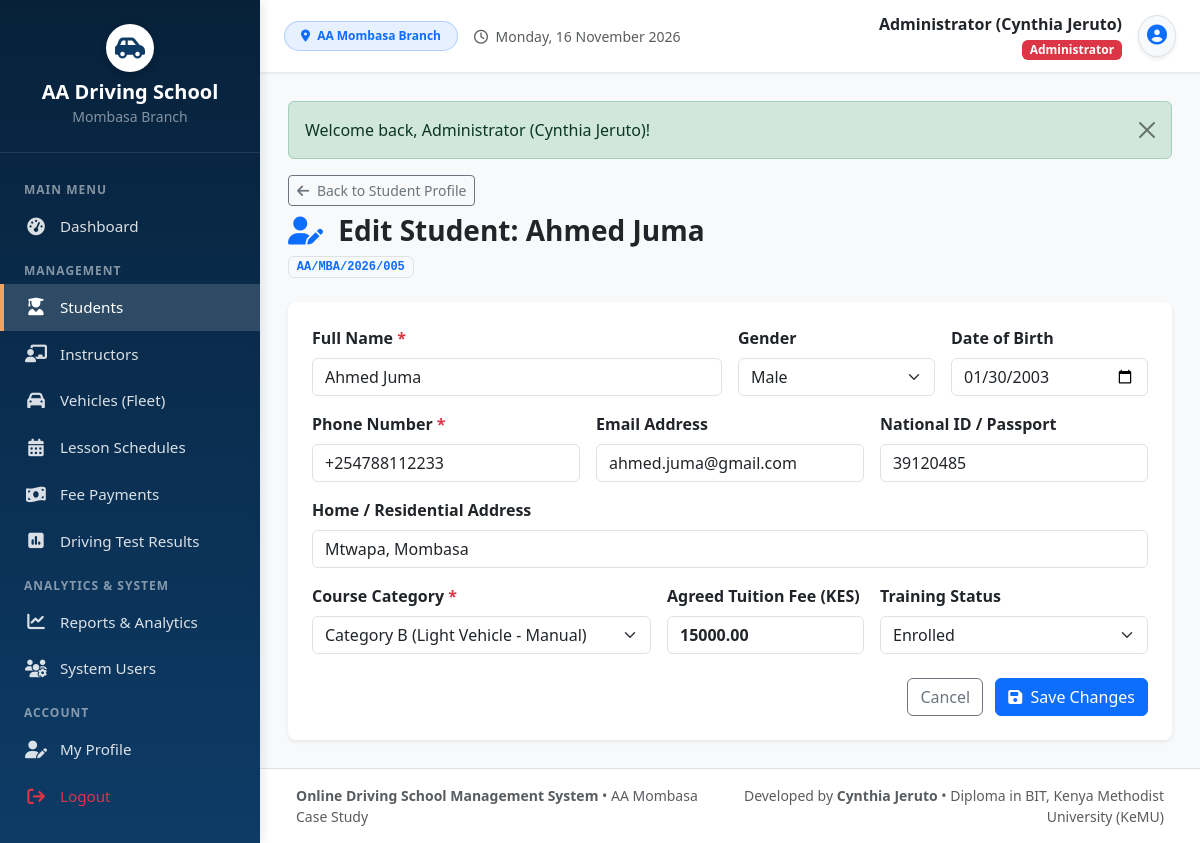
/student_edit.php?id=5 (signed in), run on the app's committed database.
### tables this page shows
CREATE TABLE `students` (
  `student_id` INT(11) NOT NULL AUTO_INCREMENT,
  `user_id` INT(11) DEFAULT NULL,
  `student_reg_no` VARCHAR(30) NOT NULL UNIQUE,
  `full_name` VARCHAR(100) NOT NULL,
  `gender` ENUM('Male', 'Female', 'Other') NOT NULL,
  `date_of_birth` DATE DEFAULT NULL,
  `phone` VARCHAR(20) NOT NULL,
  `email` VARCHAR(100) DEFAULT NULL,
  `national_id` VARCHAR(30) DEFAULT NULL,
  `address` VARCHAR(255) DEFAULT 'Mombasa',
  `course_category` VARCHAR(100) NOT NULL DEFAULT 'Category B (Light Vehicle - Manual)',
  `course_fee` DECIMAL(10,2) NOT NULL DEFAULT 15000.00,
  `registration_date` DATE NOT NULL,
  `status` ENUM('Enrolled', 'In Training', 'Test Ready', 'Completed', 'Dropped') NOT NULL DEFAULT 'Enrolled',
  `created_at` TIMESTAMP NOT NULL DEFAULT CURRENT_TIMESTAMP,
  PRIMARY KEY (`student_id`),
  KEY `fk_student_user` (`user_id`),
  CONSTRAINT `fk_student_user` FOREIGN KEY (`user_id`) REFERENCES `users` (`user_id`) ON DELETE SET NULL
);

### student_edit.php (the view, shortened to what this page needs)
<?php
require_once __DIR__ . '/includes/header.php';
$studentId = (int)($_GET['id'] ?? 0);
$stmt = $pdo->prepare("SELECT * FROM students WHERE student_id = ?");
$stmt->execute([$studentId]);
$student = $stmt->fetch();
?>
<div class="mb-4">
    <a href="student_view.php?id=<?= $studentId ?>" class="btn btn-outline-secondary btn-sm mb-2"><i class="fa-solid fa-arrow-left me-1"></i> Back to Student Profile</a>
    <h3 class="fw-bold mb-1 text-dark"><i class="fa-solid fa-user-pen text-primary me-2"></i> Edit Student: <?= htmlspecialchars($student['full_name']) ?></h3>
    <span class="badge bg-light text-primary border font-monospace"><?= htmlspecialchars($student['student_reg_no']) ?></span>
</div>
<div class="card border-0 shadow-sm rounded-3">
    <div class="card-body p-4">
        <form method="POST" action="student_edit.php?id=<?= $studentId ?>">
            <div class="row g-3">
                <div class="col-md-6">
                    <label class="form-label fw-semibold">Full Name <span class="text-danger">*</span></label>
                    <input type="text" class="form-control" name="full_name" value="<?= htmlspecialchars($student['full_name']) ?>" required>
                </div>
                <div class="col-md-3">
                    <label class="form-label fw-semibold">Gender</label>
                    <select name="gender" class="form-select">
                        <option value="Male" <?= ($student['gender'] === 'Male') ? 'selected' : '' ?>>Male</option>
                    </select>
                </div>
                <div class="col-md-3">
                    <label class="form-label fw-semibold">Date of Birth</label>
                    <input type="date" class="form-control" name="date_of_birth" value="<?= htmlspecialchars($student['date_of_birth'] ?? '') ?>">
                </div>
                <div class="col-md-4">
                    <label class="form-label fw-semibold">Phone Number <span class="text-danger">*</span></label>
                    <input type="text" class="form-control" name="phone" value="<?= htmlspecialchars($student['phone']) ?>" required>
                </div>
                <div class="col-md-4">
                    <label class="form-label fw-semibold">Email Address</label>
                    <input type="email" class="form-control" name="email" value="<?= htmlspecialchars($student['email'] ?? '') ?>">
                </div>
                <div class="col-md-4">
                    <label class="form-label fw-semibold">National ID / Passport</label>
                    <input type="text" class="form-control" name="national_id" value="<?= htmlspecialchars($student['national_id'] ?? '') ?>">
                </div>
                <div class="col-md-12">
                    <label class="form-label fw-semibold">Home / Residential Address</label>
                    <input type="text" class="form-control" name="address" value="<?= htmlspecialchars($student['address']) ?>">
                </div>
                <div class="col-md-5">
                    <label class="form-label fw-semibold">Course Category <span class="text-danger">*</span></label>
                    <select name="course_category" class="form-select" required>
                        <option value="Category B (Light Vehicle - Manual)" <?= ($student['course_category'] === 'Category B (Light Vehicle - Manual)') ? 'selected' : '' ?>>Category B (Light Vehicle - Manual)</option>
                    </select>
                </div>
                <div class="col-md-3">
                    <label class="form-label fw-semibold">Agreed Tuition Fee (KES)</label>
                    <input type="number" step="0.01" class="form-control fw-bold" name="course_fee" value="<?= htmlspecialchars($student['course_fee']) ?>" required>
                </div>
                <div class="col-md-4">
                    <label class="form-label fw-semibold">Training Status</label>
                    <select name="status" class="form-select">
                        <option value="Enrolled" <?= ($student['status'] === 'Enrolled') ? 'selected' : '' ?>>Enrolled</option>
                    </select>
                </div>
                <div class="col-12 mt-4 text-end">
                    <a href="student_view.php?id=<?= $studentId ?>" class="btn btn-outline-secondary me-2">Cancel</a>
                    <button type="submit" class="btn btn-primary"><i class="fa-solid fa-save me-1"></i> Save Changes</button>
                </div>
            </div>
        </form>
    </div>
</div>
<?php require_once __DIR__ . '/includes/footer.php'; ?>

### assets/css/style.css (style rules this page uses)
:root { --primary-color: #0d3b66; --primary-dark: #07213a; --primary-light: #185a9d; --accent-color: #f4a261; --accent-hover: #e76f51; --bg-light: #f8f9fa; --sidebar-width: 260px; --text-dark: #2b2d42; --card-shadow: 0 4px 12px rgba(0, 0, 0, 0.05); }
body { font-family: 'Segoe UI', system-ui, -apple-system, sans-serif; background-color: var(--bg-light); color: var(--text-dark); min-height: 100vh; }

### data on the page
students: full_name "Ahmed Juma", student_reg_no "AA/MBA/2026/005", gender "Male", date_of_birth "01/30/2003", phone "+254788112233", email "ahmed.juma@gmail.com", national_id "39120485", address "Mtwapa, Mombasa", course_category "Category B (Light Vehicle - Manual)", course_fee "15000.00", status "Enrolled"

### other printed values
$_SESSION['full_name'] "Administrator (Cynthia Jeruto)"
$_SESSION['role'] "Administrator"
$flash['message'] "Welcome back, Administrator (Cynthia Jeruto)!"
